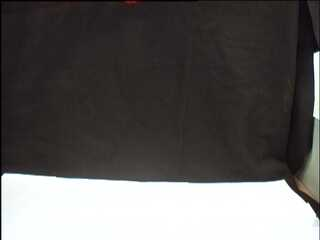
#> input picture particle-filter/images/01.jpg, 320 x 240 px; its folder holds only this picture in this run
$ python main.py   (older library calls are emulated)
#> lines starting #> are read from the running program, lines starting #| are printed output that depends on the picture
### particle-filter/particle.py
import numpy as np
import random

class Particle():
    def __init__(self, number_of_particles, sigma, bbox_size=(14, 14), init_pos=np.array([0, 0])):
        self.num_part = number_of_particles
        self.sigma = sigma
        self.particles = []
        self.bbox_size = bbox_size
        self.last_pos = init_pos
        self.current_estimation = np.array([0, 0])
        self.is_inside_frame = False
        self.image_shape = []

    def initialize(self, image_shape):
        self.image_shape = image_shape
        self.particles = np.random.rand(self.num_part, 3)
        self.particles[:, 0] = self.particles[:, 0] * image_shape[0]
        self.particles[:, 1] = self.particles[:, 1] * image_shape[0]
        print()

    def evaluate(self, mask_image):
        for particle in self.particles:
            y = int(min(mask_image.shape[0], max(particle[0]-(self.bbox_size[0]/2), 0)))
            h = int(max(0, min(particle[0]+(self.bbox_size[0]/2), mask_image.shape[0])))
            x = int(min(mask_image.shape[1], max(particle[1] - (self.bbox_size[1] / 2), 0)))
            w = int(max(0, min(particle[1] + (self.bbox_size[1] / 2), mask_image.shape[1])))
            inside_particle = mask_image[y:h, x:w]
            num_of_ones = np.count_nonzero(inside_particle)
            particle[2] = num_of_ones/(self.bbox_size[0] * self.bbox_size[1])*100
        total_weight = np.sum(self.particles[:, 2])
        if total_weight != 0.:
            self.particles[:, 2] = self.particles[:, 2] / total_weight

    def estimate(self):
        particles_copy = self.particles.copy()
        particles_copy.view('i8,i8,i8').sort(order=['f2'], axis=0)
        self.current_estimation = particles_copy[len(particles_copy)-1, 0:2]
        return particles_copy[:, 0:2], self.bbox_size

    def select(self):
        new_particles = []
        indexes = []
        accumulated = np.add.accumulate(self.particles[:, 2])
        self.is_inside_frame = np.sum(accumulated) != np.array([0])
        if self.is_inside_frame:
            for i in range(self.num_part):
                rand = random.random()
                conditions = np.argwhere(accumulated > rand)
                if conditions.size != 0:
                    indexes.append(conditions[0][0])
            for index in indexes:
                new_particles.append(self.particles[index])
            new_particles = np.array(new_particles)
            self.particles = new_particles.copy()
        else:
            new_particles = self.particles.copy()
        new_particles.view('i8,i8,i8').sort(order=['f2'], axis=0)
        return new_particles[:, 0:2], self.bbox_size

    def diffuse(self):
        if self.is_inside_frame:
            for particle in self.particles:
                rand = np.array((random.random() * self.sigma, random.random() * self.sigma))
                sign = np.array((random.random(), random.random()))
                if sign[0] < 0.5:
                    rand[0] = -rand[0]
                if sign[1] < 0.5:
                    rand[1] = -rand[1]
                particle[0] += rand[0]
                particle[1] += rand[1]
        particle_copy = self.particles.copy()
        particle_copy.view('i8,i8,i8').sort(order=['f2'], axis=0)
        return particle_copy[:, 0:2], self.bbox_size

    def predict(self):
        if self.is_inside_frame:
            self.is_inside_frame = False
            movement = self.current_estimation - self.last_pos
            for particle in self.particles:
                particle[0] += movement[0]
                particle[1] += movement[1]
            self.last_pos = self.current_estimation
        else:
            self.initialize(self.image_shape)

### particle-filter/main.py
from particle import Particle
import numpy as np
import os
import cv2

def printParticles(image, particles, bbox, text, printEstimated=True):
    for i in range(len(particles)):
        part = particles[i].astype(np.int)
        x = int(part[1]-(bbox[1]/2))
        w = int(x + bbox[1])
        y = int(part[0]-(bbox[0]/2))
        h = int(y + bbox[0])
        color = (0, 255, 0)
        if printEstimated and i >= len(particles)-1:
            color = (255, 0, 0)
        cv2.rectangle(image, (x, y), (w, h), color, 2)
    cv2.putText(image, text, (5, 20), 0, 0.5, (255, 255, 255), 1)
    cv2.putText(image, "Particles", (5, 230), 0, 0.5, (0, 255, 0), 1)
    cv2.putText(image, "Estimation particle", (100, 230), 0, 0.5, (255, 0, 0), 1)
    cv2.imshow("Frame", image)
    cv2.waitKey(0)

image_folder_path = "./images/"

should_initialize = True
lower_color = np.array([0, 130, 230], dtype='uint8')
upper_color = np.array([40, 255, 255], dtype='uint8')
number_of_particles = 20
diffuse_dispersion = 35
bbox_size = (30, 30)
init_pos = np.array([0, 120])

image_names = os.listdir(image_folder_path)
image_names.sort()

particle = Particle(number_of_particles, diffuse_dispersion, bbox_size=bbox_size, init_pos=init_pos)

for image_name in image_names:
    image = cv2.imread(image_folder_path + image_name)
#> image is the input picture: shape (240, 320, 3); mean B, G, R 91.9, 93.2, 95.5

    if should_initialize:
        should_initialize = False
        particle.initialize(image.shape)

    image_hsv = cv2.cvtColor(image, cv2.COLOR_BGR2HSV)
#> image_hsv: shape (240, 320, 3); mean H, S, V 63.9, 28.9, 96.3
    mask = cv2.inRange(image_hsv, lower_color, upper_color)
#> mask: shape (240, 320); every value is 0

    particle.evaluate(mask)
    particles, bbox = particle.estimate()

    printParticles(image.copy(), particles, bbox, "Initialization/prediction and estimation")
#> after the loop in printParticles, `for i in range(len(particles)):`:
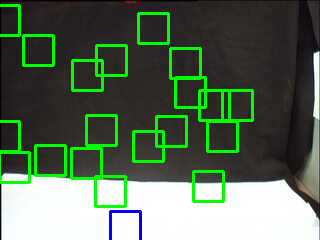
#> image: shape (240, 320, 3); mean of channels 0, 1, 2 87, 107.5, 89.4; drawn as B, G, R

    particles, bbox = particle.select()
    select_image = image.copy()

    printParticles(image.copy(), particles, bbox, "Selection")
#> the loop in printParticles (call 2), `for i in range(len(particles)):` made 20 passes
#> (part, x, w, y, h) on passes 1 to 12: ([20, 4], -11, 19, 5, 35), ([28, 153], 138, 168, 13, 43), ([50, 38], 23, 53, 35, 65), ([60, 111], 96, 126, 45, 75), ([63, 185], 170, 200, 48, 78), ([75, 87], 72, 102, 60, 90), ([92, 190], 175, 205, 77, 107), ([105, 214], 199, 229, 90, 120), ([105, 237], 222, 252, 90, 120), ([130, 101], 86, 116, 115, 145), ([131, 171], 156, 186, 116, 146), ([136, 222], 207, 237, 121, 151)

    particles, bbox = particle.diffuse()
    diffuse_image = image.copy()

    printParticles(image.copy(), particles, bbox, "Diffusion", printEstimated=False)
#> call 3 of printParticles, with particles = array of shape (20, 2), bbox = (30, 30), text = 'Diffusion', printEstimated = False
#> the loop in printParticles (call 3), `for i in range(len(particles)):` made 20 passes
#> in printParticles (call 3), `cv2.putText(image, "Estimation particle", (100, 230), 0, 0.5, (255, 0,..`:
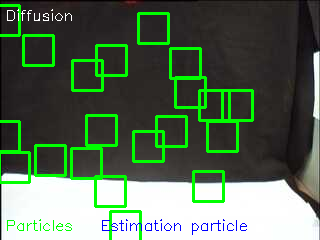
#> image: shape (240, 320, 3); mean of channels 0, 1, 2 86.1, 107.7, 88.3; drawn as B, G, R

    particle.predict()
